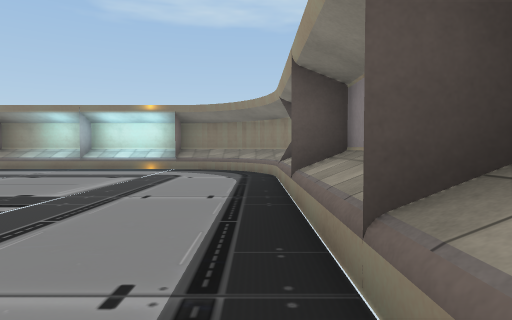
view 1 (above)

17 first-person views from a walk through a Unity game level. The camera is 1.3 m above the floor, tilts 2° down and sees 75° across. The floor is counted in squares, 2 m on a side. Each view is taken from the middle of a square. On the plan, view 1 faces up. The plan holds only what a view shows up to about 10 squares ahead; the rest is blank. The place goes on beyond the plan. The player is left out. Some animated figures are left out. Some surface patterns are stand-ins.

view 2
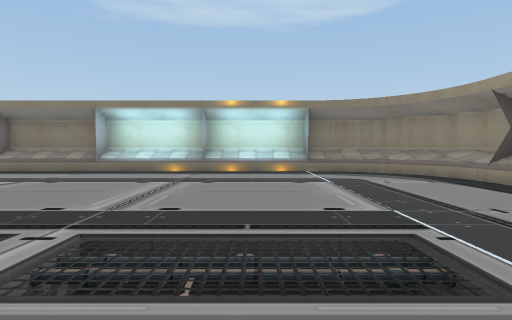

view 3
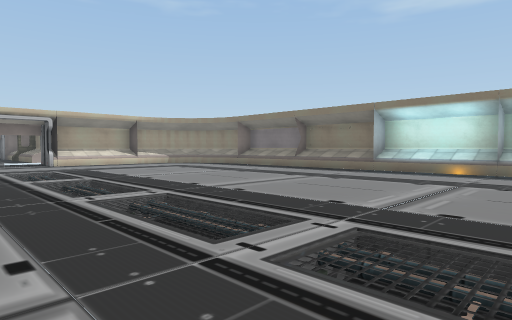

view 4
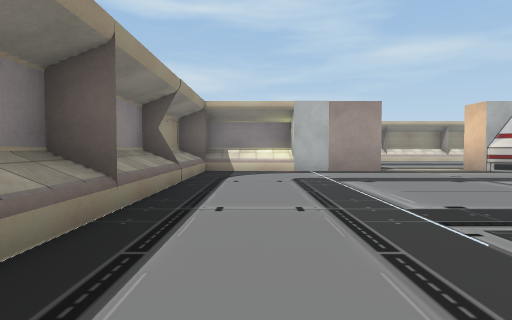

view 5
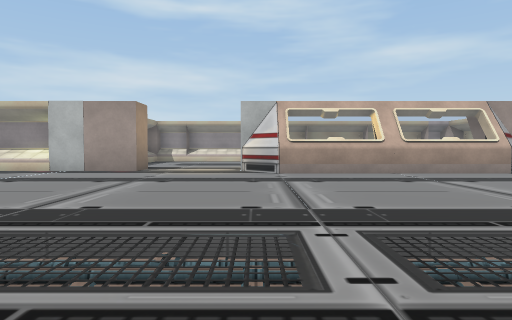

view 6
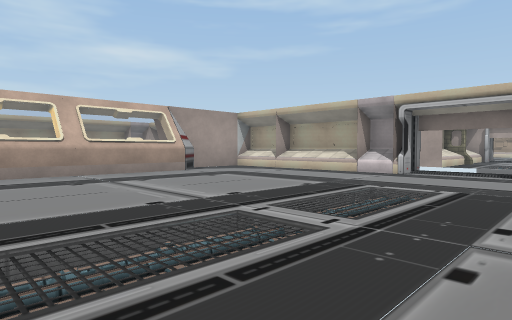

view 7
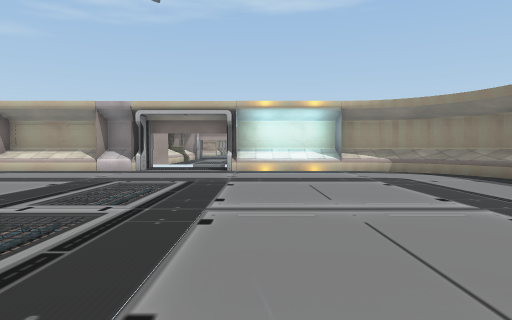

view 8
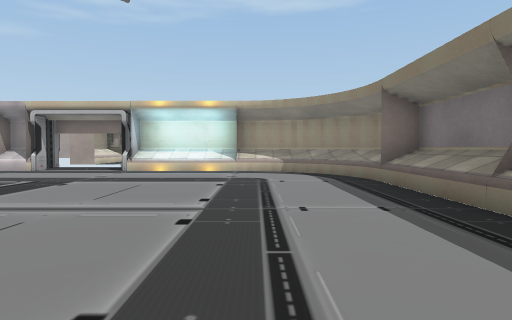

view 9
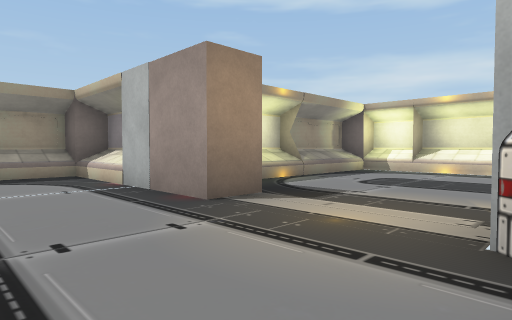

view 10
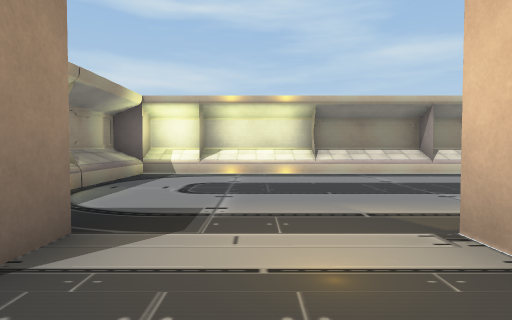

view 11
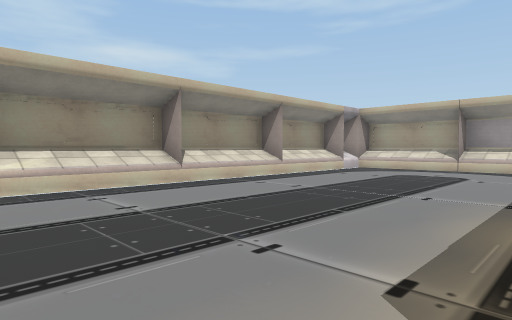

view 12
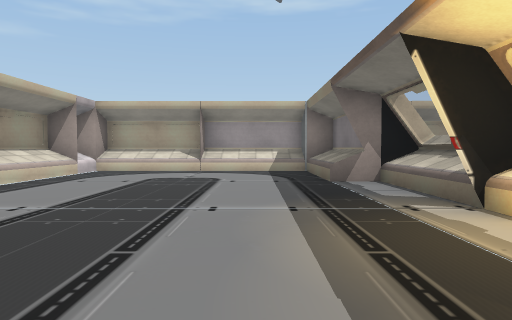

view 13
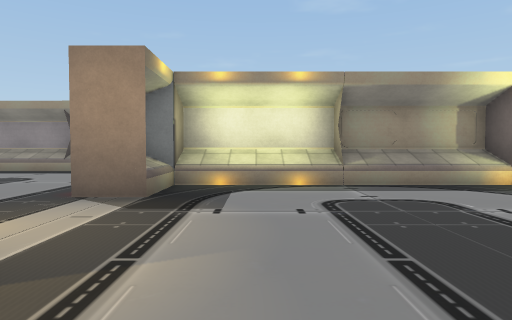

view 14
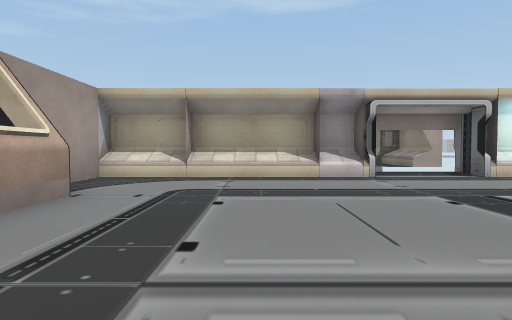

view 15
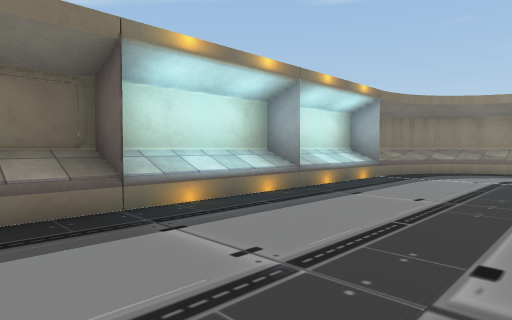

view 16
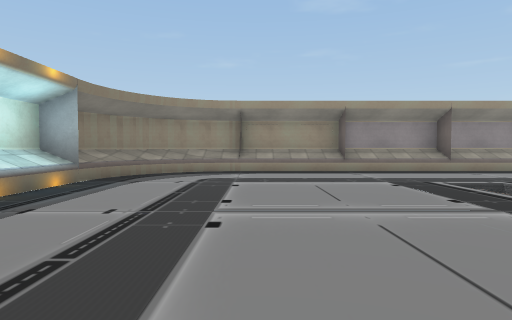

view 17
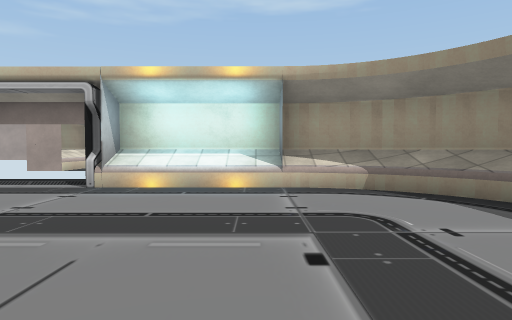

### Floor plan
Points are (right, up) in squares from view 1. A wall is a line through its corners. A room is listed if a view was taken in it or the views show most of it. See-through windows are left out.
Room 1 (views 1, 2, 3, 4, 5, 6, 7, 8, 9, 10, 11, 12, 13, 14, 15, 16, 17)
walls: (-11.6, -4.2) (-11.6, -5); (-13.2, -3.8) (-14.6, -3.8); (-14.5, -3.5) (-14.5, -5.6); (-14.6, -3.6) (-8.6, -3.6) (-7.6, -4.6) (-7.6, -5.6); (-14.9, -4.8) (-17.6, -4.8) (-17.6, -12.1); (-18.2, 0.4) (-17.5, 0.4); (-18.1, 1.5) (-17.5, 1.5); (-18.3, 1.5) (-18.3, -4.5) (-16.1, -4.5); (-17.6, 4.2) (-18.8, 4.2); (-17.5, 4.5) (-18, 4.5); (-18.8, 1.7) (-17.6, 1.7); (-0.4, -5.3) (0.5, -5.3) (0.5, 7.7); (1.2, -1.5) (1.2, -0.3); (1.2, 1.5) (1.2, 2.1); (-3.1, -8.6) (-2.2, -8.6); (1.2, 3.7) (1.2, 4.5); (-12.1, 11.2) (-14.5, 11.2); (-18.3, -7.5) (-18.3, -8.6); (-18.3, 7.9) (-18.3, 4.4); (-18.2, 8.2) (-18.3, 7.7); (-18.1, 8.8) (-18.3, 8.1); (-15.7, 11) (-16.3, 10.8); (-17.7, 9.5) (-17.9, 9); (-2.5, 11.2) (-9.5, 11.2); (-17.4, 9.9) (-17.8, 9.3); (-17.1, 10.2) (-17.5, 9.8); (-16.6, 10.6) (-17.2, 10.1); (1.1, 8.5) (0.9, 9); (1, 8.8) (0.7, 9.3); (0.8, 9.2) (0.5, 9.7); (0.5, 9.6) (0.2, 10.1) (-0.5, 10.6); (-0.8, 10.8) (-1.3, 11); (-0.4, 10.6) (-1, 10.9); (-16.5, -12.3) (-3.1, -12.3) (-3.1, -5); (-18.1, -11.6) (-2.4, -11.6) (-2.4, -5.6) (-4.6, -5.6) (-4.6, -4.5) (1.2, -4.5) (1.2, -3.1)
low walls: (-11.1, -4.5) (-11.6, -4.5); (-11.7, -4.5) (-14.6, -4.5); (-14.5, -5.6) (-17.5, -5.6); (-17.6, 1.7) (-17.6, -4.6); (-17.4, 8.6) (-17.6, 8) (-17.6, 4.2); (-14.9, 10.5) (-15.4, 10.4); (-15.4, 10.3) (-15.9, 10.1); (-16.7, 9.5) (-17.1, 9) (-17.4, 8.4); (0.5, 7.7) (0.4, 8.2); (-16.1, 10) (-16.6, 9.7); (0.3, 8.5) (0, 9.1); (-1.7, 10.4) (-2.5, 10.5); (-1.4, 10.3) (-2.1, 10.5) (-15, 10.5) (-15.6, 10.3); (0, 9.2) (-0.4, 9.5); (-1, 10.1) (-1.6, 10.3); (-0.5, 9.7) (-1.1, 10.1)
ways out: gap at (-19, 4)

Where each view was taken, in squares from view 1:
view 1: 0 up, 0 right, facing up
view 2: 1 up, 4 left, facing up
view 3: 1 up, 4 left, facing up-left
view 4: 5 up, 1 left, facing down
view 5: 5 up, 8 left, facing down
view 6: 5 up, 9 left, facing down-left
view 7: 5 up, 8 left, facing left
view 8: 8 up, 8 left, facing left
view 9: 2 down, 8 left, facing down-right
view 10: 3 down, 6 left, facing down
view 11: 6 down, 7 left, facing down-left
view 12: 7 down, 8 left, facing left
view 13: 7 down, 9 left, facing right
view 14: 1 down, 10 left, facing left
view 15: 7 up, 10 left, facing up-right
view 16: 7 up, 9 left, facing right
view 17: 7 up, 12 left, facing left
